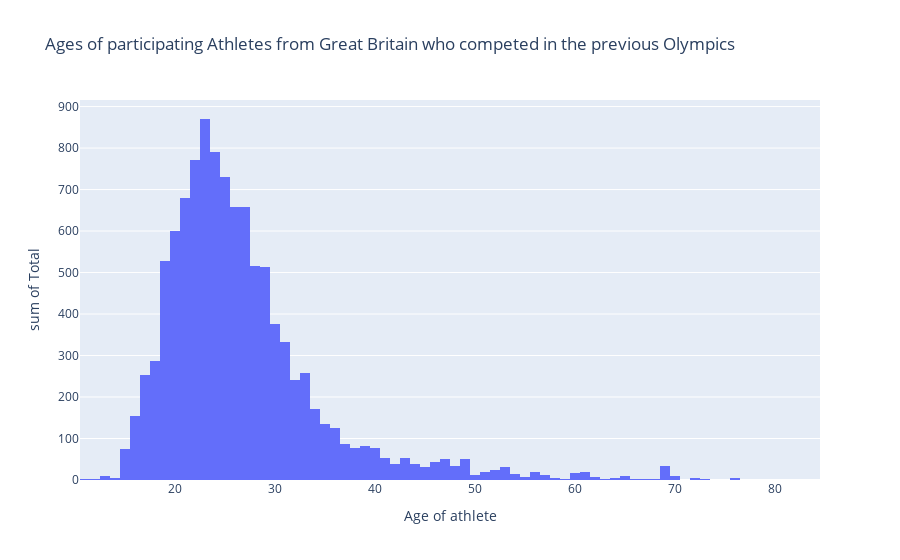

The notebook cell saved with this chart:
### Code cell
# plotting the ages as a histogram

fig = px.histogram(df_age, x="Age", y="Total", nbins=84, labels={ # using nbins to create a cleaner plt by having 84 bins
                   "sum of Total": "Total athletes", "Age": "Age of athlete"},
                   title="Ages of participating Athletes from Great Britain who competed in the previous Olympics")

fig.show()

### Figure 1 — Plotly figure (JSON) as saved in the notebook; plotly's stock layout.template omitted (floating-point values rounded to 4 significant figures)
{"data": [{"alignmentgroup": "True", "bingroup": "x", "histfunc": "sum", "hovertemplate": "Age of athlete=%{x}<br>sum of Total=%{y}<extra></extra>", "legendgroup": "", "marker": {"color": "#636efa", "pattern": {"shape": ""}}, "name": "", "nbinsx": 84, "offsetgroup": "", "orientation": "v", "showlegend": false, "type": "histogram", "x": [11, 12, 13, 14, 15, 16, 17, 18, 19, 20, 21, 22, 23, 24, 25, 26, 27, 28, 29, 30, 31, 32, 33, 34, 35, 36, 37, 38, 39, 40, 41, 42, 43, 44, 45, 46, 47, 48, 49, 50, 51, 52, 53, 54, 55, 56, 57, 58, 59, 60, 61, 62, 63, 64, 65, 66, 67, 68, 69, 70, 72, 73, 76, 84], "xaxis": "x", "y": [2, 2, 10, 4, 75, 155, 252, 288, 527, 599, 680, 770, 870, 790, 731, 659, 658, 515, 513, 376, 332, 242, 259, 170, 134, 125, 87, 78, 81, 78, 54, 38, 54, 38, 32, 43, 51, 33, 50, 11, 20, 25, 32, 15, 7, 20, 13, 6, 2, 16, 20, 7, 3, 5, 9, 3, 3, 3, 33, 10, 6, 2, 4, 1], "yaxis": "y"}], "layout": {"barmode": "relative", "legend": {"tracegroupgap": 0}, "title": {"text": "Ages of participating Athletes from Great Britain who competed in the previous Olympics"}, "xaxis": {"anchor": "y", "domain": [0, 1], "title": {"text": "Age of athlete"}}, "yaxis": {"anchor": "x", "domain": [0, 1], "title": {"text": "sum of Total"}}}}
